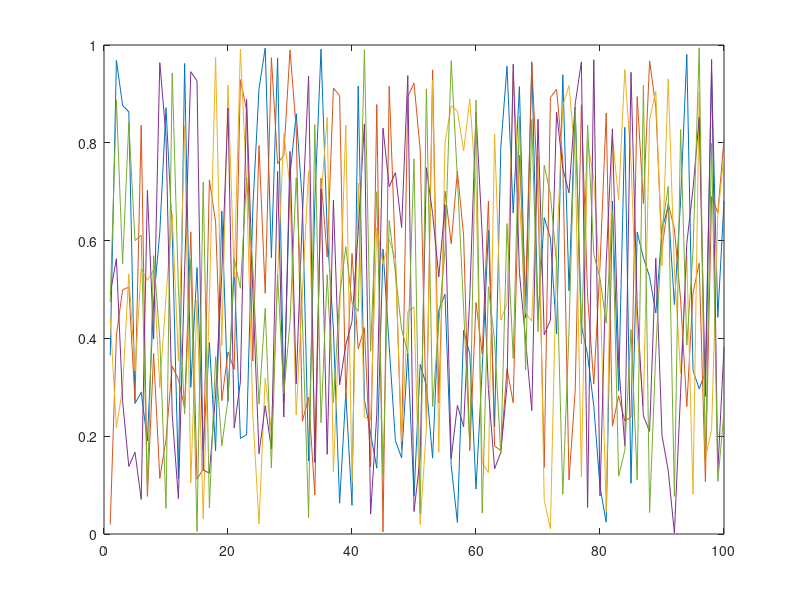

This chart was generated by the following MATLAB code: (Note: this script raises an error after producing the figure.)
function hleg = fn_colorlegend(varargin)
% function [hleg =] fn_colorlegend([handles,]names[,'NorthWest|...'][,'frame'][,text options...])
%---
% Display discreet color legend for set of lines

% Input
if nargin==0
    figure(1), clf
    hl = plot(rand(100,5));
    names = {'a first line' 'a second one' 'number 3' '4' 'and five'};
else
    i=0;
    textopt = {}; hl = []; location = 'NorthWest'; doframe = false;
    while i<nargin
        i = i+1;
        a = varargin{i};
        if iscell(a)
            names = a;
        elseif ischar(a)
            switch lower(a)
                case {'northwest' 'northeast' 'southwest' 'southeast'}
                    location = a;
                case 'frame'
                    doframe = true;
                otherwise
                    textopt = varargin(i:end);
                    break
            end
        elseif all(ishandle(a))
            hl = a;
        else
            error argument
        end
    end
    if isempty(hl)
        hl = flipud(findobj(gca,'type','line'));
    end
end

% Parent axes
n = numel(hl);
ha = fn_parentaxes(hl(1));
for i=2:n
    if ~isequal(fn_parentaxes(hl(i)),ha)
        error 'all objects must be in the same parent axes'
    end
end
hp = get(ha,'parent');
hf = fn_parentfigure(ha);

% Legend axes
hleg = axes('parent',hp,'pos',[.4 .4 .2 .2],'units','pixel','handlevisibility','off');
set(hleg,'visible',fn_switch(doframe))
[w h] = fn_pixelsize(hleg);
set(hleg,'xlim',[0 w],'ylim',[-h 0]) % use pixel coordinate systems to ease everything
set(hleg,'xtick',[],'ytick',[],'box','on') % some esthetics

% Display names
ht = zeros(1,n); extents = zeros(n,4);
for i=1:n
    ht(i) = text(0,0,names{i},'parent',hleg, ...
        'color',get(hl(i),'color'),textopt{:});
    extents(i,:) = get(ht(i),'Extent');
end

% Dispatch them vertically and make the legend axes the appropriate size
ystep = max(extents(:,4))*.9;
for i=1:n
    set(ht(i),'pos',[0 -i*ystep])
    extents(i,:) = get(ht(i),'Extent');
end
[xmargin ymargin] = deal(5,0);
W = max(extents(:,3)) + 2*xmargin;
top = max(extents(:,2)+extents(:,4));
bottom = min(extents(:,2));
H = top - bottom + 2*ymargin;
set(hleg,'pos',[100 100 W H], ...
    'xlim',[-xmargin -xmargin+W],'ylim',[bottom-ymargin top+ymargin])

% Position according to location flag
margin = 5;
switch lower(location)
    case 'northwest'
        posrel = [0 1];
        pospix = [margin 1-H-margin W H];
    case 'northeast'
        posrel = [1 1];
        pospix = [1-W-margin 1-H-margin W H];
    case 'southwest'
        posrel = [0 0];
        pospix = [margin margin W H];
    case 'southeast'
        posrel = [1 0];
        pospix = [1-W-margin margin W H];
end
fn_controlpositions(hleg,ha,posrel,pospix)

% Moving the legend
set([hleg ht],'buttondownFcn',@(u,e)moveLegend(hleg,ha,W,H))

% Menu for deleting and hiding/showing frame
m = uicontextmenu('parent',hf);
fn_propcontrol(hleg,'Visible','menu',{m,'label','Show legend''s frame'});
uimenu(m,'label','Delete legend','callback',@(u,e)delete(hleg))
set([hleg ht],'UIContextMenu',m)

% Delete legend upon deletion of the lines
fn_deletefcn(ht,@(u,e)deleteValid(hleg))

% Output
if nargout==0, clear hleg, end

%---
function moveLegend(hleg,ha,W,H)


fn_moveobject(hleg,'pointer','fleur');

pos = fn_pixelpos(hleg);
center = [pos(1)+pos(3)/2 pos(2)+pos(4)/2];  
posa = fn_pixelpos(ha);
posrel = [(center(1)-posa(1))/posa(3) (center(2)-posa(2))/posa(4)];
pospix = [-W/2 -H/2 W H];

fn_controlpositions(hleg,ha,posrel,pospix)
